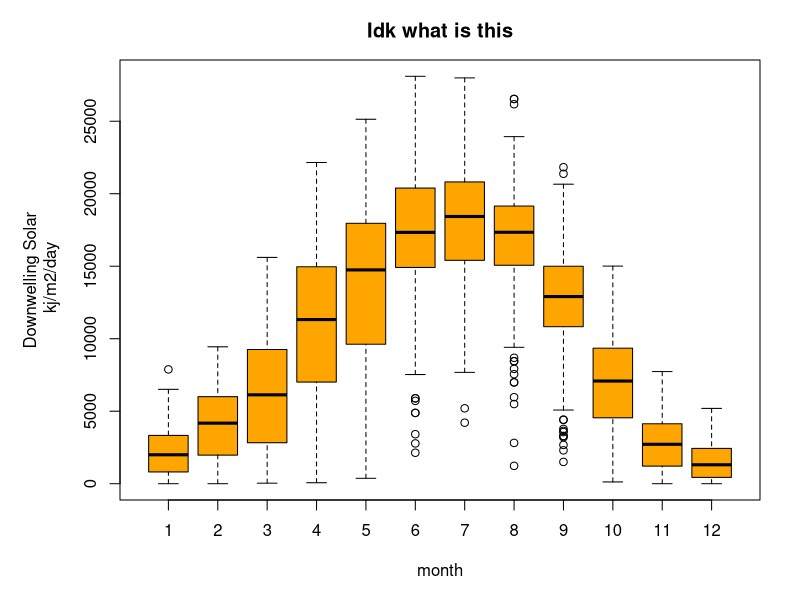

This figure's R source:

sunlight = read.table("esm262/sun.txt", header=T)
par(mar=c(5,6,3,2))
boxplot(sunlight$Kdown_direct~sunlight$month,
        ylab="Downwelling Solar\n kj/m2/day",
        xlab="month", col="orange",
        main="Idk what is this")

